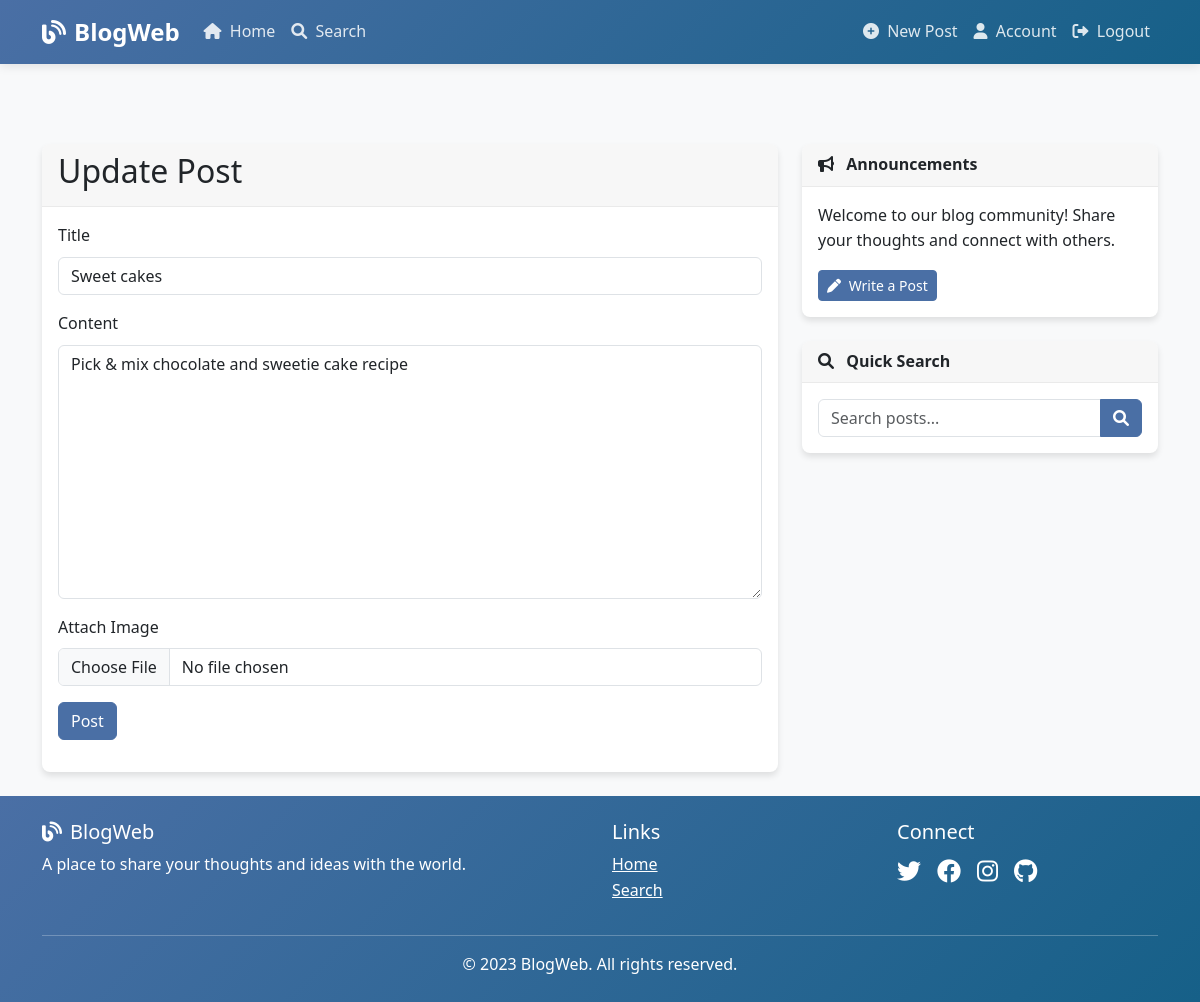
Screenshot of /post/1/update (signed in) with the database file from the repository.
### app/models/post.py (models this page shows, shortened)
class Post(db.Model):
    id = db.Column(db.Integer, primary_key=True)
    title = db.Column(db.String(100), nullable=False)
    content = db.Column(db.Text, nullable=False)
    image_file = db.Column(db.String(20))
    created_at = db.Column(db.DateTime, nullable=False, default=datetime.utcnow)
    user_id = db.Column(db.Integer, db.ForeignKey('user.id'), nullable=False)
    sentiment_pos = db.Column(db.Float, default=0.0)
    sentiment_neg = db.Column(db.Float, default=0.0)
    sentiment_neu = db.Column(db.Float, default=0.0)
    sentiment_compound = db.Column(db.Float, default=0.0)

### app/controllers/posts.py (the view)
@posts_bp.route('/post/<int:post_id>/update', methods=['GET', 'POST'])
@login_required
def update_post(post_id):
    post = Post.query.get_or_404(post_id)
    if post.author != current_user:
        abort(403)
    form = PostForm()
    if form.validate_on_submit():
        post.title = form.title.data
        post.content = form.content.data
        title_sentiment = analyze_sentiment(form.title.data)
        content_sentiment = analyze_sentiment(form.content.data)
        post.sentiment_pos = (title_sentiment['pos'] + content_sentiment['pos']) / 2
        post.sentiment_neg = (title_sentiment['neg'] + content_sentiment['neg']) / 2
        post.sentiment_neu = (title_sentiment['neu'] + content_sentiment['neu']) / 2
        post.sentiment_compound = (title_sentiment['compound'] + content_sentiment['compound']) / 2
        if form.picture.data:
            picture_file = save_picture(form.picture.data)
            post.image_file = picture_file
        try:
            db.session.commit()
            flash('Your post has been updated!', 'success')
            return redirect(url_for('posts.post', post_id=post.id))
        except Exception as e:
            db.session.rollback()
            flash(f'Error updating post: {str(e)}', 'danger')
    elif request.method == 'GET':
        form.title.data = post.title
        form.content.data = post.content
    return render_template('posts/edit.html', title='Update Post',
                           form=form, legend='Update Post')

### app/forms/post_forms.py
class PostForm(FlaskForm):
    title = StringField('Title', validators=[DataRequired(), Length(min=2, max=100)])
    content = TextAreaField('Content', validators=[DataRequired()])
    picture = FileField('Attach Image', validators=[FileAllowed(['jpg', 'png', 'jpeg', 'gif'])])
    submit = SubmitField('Post')

### app/models/user.py (called while the page is built)
@login_manager.user_loader
def load_user(user_id):
    return User.query.get(int(user_id))

### app/templates/posts/edit.html (shortened to what this page needs)
{% extends "base.html" %}
{% block content %}
    <div class="card">
        <div class="card-header">
            <h2>{{ legend }}</h2>
        </div>
        <div class="card-body">
            <form method="POST" action="" enctype="multipart/form-data">
                <div class="mb-3">
                    {{ form.title.label(class="form-label") }}
                    {% if form.title.errors %}
                        {{ form.title(class="form-control is-invalid") }}
                        <div class="invalid-feedback">
                            {% for error in form.title.errors %}
                                <span>{{ error }}</span>
                            {% endfor %}
                        </div>
                    {% else %}
                        {{ form.title(class="form-control") }}
                    {% endif %}
                </div>
                <div class="mb-3">
                    {{ form.content.label(class="form-label") }}
                    {% if form.content.errors %}
                        {{ form.content(class="form-control is-invalid") }}
                        <div class="invalid-feedback">
                            {% for error in form.content.errors %}
                                <span>{{ error }}</span>
                            {% endfor %}
                        </div>
                    {% else %}
                        {{ form.content(class="form-control", rows=10) }}
                    {% endif %}
                </div>
                <div class="mb-3">
                    {{ form.picture.label(class="form-label") }}
                    {{ form.picture(class="form-control") }}
                </div>
                <div class="mb-3">
                    {{ form.submit(class="btn btn-primary") }}
                </div>
            </form>
        </div>
    </div>
{% endblock content %}

### app/static/css/main.css (style rules this page uses)
:root { --primary-color: #4a6fa5; --secondary-color: #166088; --accent-color: #4fc3dc; --text-color: #333; --light-bg: #f8f9fa; --dark-bg: #343a40; --border-radius: 8px; --box-shadow: 0 4px 6px rgba(0, 0, 0, 0.1); }
body { background-color: var(--light-bg); color: var(--text-color); font-family: 'Segoe UI', Tahoma, Geneva, Verdana, sans-serif; margin-top: 5rem; line-height: 1.6; }
.card { border: none; border-radius: var(--border-radius); box-shadow: var(--box-shadow); transition: transform 0.3s, box-shadow 0.3s; margin-bottom: 1.5rem; overflow: hidden; }
.card-header { background-color: rgba(0, 0, 0, 0.03); border-bottom: 1px solid rgba(0, 0, 0, 0.05); font-weight: 600; }
.btn-primary { background-color: var(--primary-color); border-color: var(--primary-color); }
html, body { height: 100%; }
body { display: flex; flex-direction: column; min-height: 100vh; }
.card { transition: transform 0.3s ease, box-shadow 0.3s ease; opacity: 0; transform: translateY(20px); }
.card.show { opacity: 1; transform: translateY(0); }
.btn { transition: all 0.3s ease; }

### rows the page displays
Post: title "Sweet cakes", content "Pick & mix chocolate and sweetie cake recipe"

### other values shown
{{ legend }} "Update Post"
